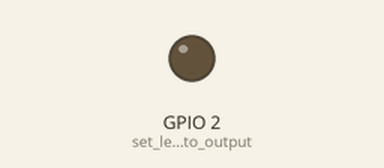
A program run on a simulated ESP8266 (NodeMCU). Shown: output pins drawn as LEDs (lit = HIGH). What the program prints to the serial monitor is not drawn.

Above: at 2.5 s.
Timing chart, 0 to 6.5 s (numbered marks = the images above):
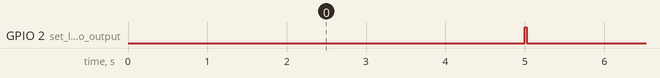

Measured:
- by itself, GPIO 2 (set_led_pin_to_output): alternates HIGH for 0.02 s and LOW for 5.0 s

The program:

main.cpp
```cpp
#include <ESP8266WiFi.h>
#include <ArduinoJson.h>
#include <espnow.h>
#include "user_interface.h"

#define topic "esp_test_new/state"

uint8_t local_mac[] = {0x36, 0x11, 0x22, 0x33, 0x44, 0x56};
uint8_t remoteMac[] = {0x36, 0x11, 0x22, 0x33, 0x44, 0x55};

#define WIFI_CHANNEL 1

int interval;
int startup;

void initVariant()
{
    WiFi.mode(WIFI_STA);                        // set wifi mode to AP
    wifi_set_macaddr(SOFTAP_IF, &local_mac[0]); // set custom mac
}

void setup()
{
    Serial.begin(74880);

    pinMode(2, OUTPUT);   // set led pin to output
    digitalWrite(2, LOW); // drive it low

    WiFi.mode(WIFI_STA);
    WiFi.disconnect();

    Serial.printf("This mac: %s, ", WiFi.macAddress().c_str());
    Serial.printf("target mac: %02x%02x%02x%02x%02x%02x", remoteMac[0], remoteMac[1], remoteMac[2], remoteMac[3], remoteMac[4], remoteMac[5]);
    Serial.printf(", channel: %i\n", WIFI_CHANNEL);

    if (esp_now_init() != 0)
    {
        Serial.println("*** ESP_Now init failed");
    }

    esp_now_set_self_role(ESP_NOW_ROLE_CONTROLLER);
    esp_now_add_peer(remoteMac, ESP_NOW_ROLE_SLAVE, WIFI_CHANNEL, NULL, 0);

    esp_now_register_send_cb([](uint8_t *mac, uint8_t sendStatus) {
        Serial.printf("send_cb, send done, status = %i\n", sendStatus);
        digitalWrite(2, LOW);
    });

    interval = millis();
    startup = millis();
}

void send_message(char *state)
{
    String json;
    String payload;
    char buff[200];

    StaticJsonBuffer<200> jsonBuffer;    // max message length 200
    StaticJsonBuffer<200> payloadBuffer; //...

    JsonObject &payload_root = payloadBuffer.createObject(); // create json object for payload
    JsonObject &root = jsonBuffer.createObject();            // create json object for root
    payload_root["uptime"] = String(millis() - startup);     // stamp uptime
    payload_root["state"] = state;
    payload_root.printTo(payload);  // create payload string
    root["topic"] = topic;          // set topic heartbeat
    root["payload"] = payload;      // set payload
    root.printTo(json);             // create result string
    int length = json.length() + 1; // ??? why is the lenght to small?
    json.toCharArray(buff, length); // create char array

    Serial.print("len: #");
    Serial.println(String(json.length()));
    Serial.print("message #1: ");
    Serial.println(buff);
    Serial.print("message #2: ");
    Serial.println(json);
    byte plain[length];
    json.getBytes(plain, length);
    esp_now_send(NULL, plain, length);
}

void loop()
{
    if (millis() - interval > 5000)
    {
        digitalWrite(2, HIGH);
        send_message("TEST");
        interval = millis();
    }
}
```
